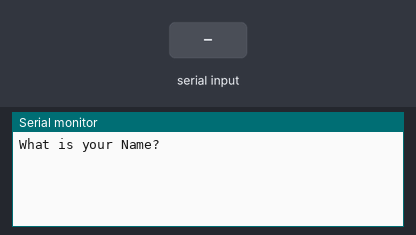
A sketch run on a simulated Arduino Uno, built with avr-gcc and run on an emulated ATmega328P. Parts: the last lines printed to the serial monitor. The test bench sets the inputs (shaded band).

Above: at 1.2 s.
1.3 s: "1" received over Serial
At 3.1 s:
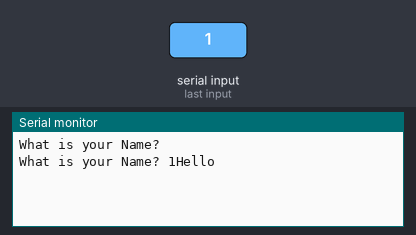
3.8 s: "0" received over Serial
At 5.2 s:
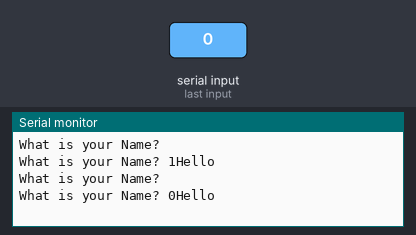
5.3 s: "2" received over Serial
6.8 s: "1" received over Serial
At 7.6 s:
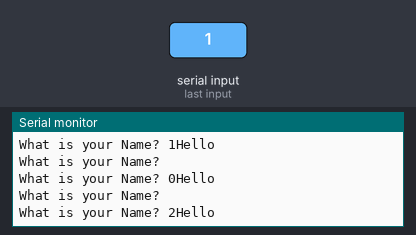
Timing chart, 0 to 9.8 s (numbered marks = the images above; inputs shaded):
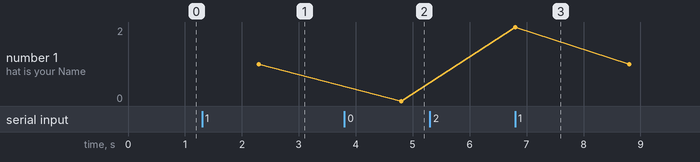

The sketch:

SerialMonitorReadString.ino
```cpp
// Program to demonstrate String user input using Serial Monitor.

//Initialising variables
String myName;
String msg = "What is your Name? ";
String msg2 = "Hello ";
String msg3 = "Welcome to Arduino!";

int wait = 1000;

void setup() {
  // put your setup code here, to run once:

  //Setting up serial monitor
Serial.begin(57600);
}

void loop() {
  // put your main code here, to run repeatedly:

  //Using standard user input procedure.
Serial.println(msg);
while(Serial.available()==0){

}
myName = Serial.readString(); //Parsing string from user input.

  //Displaying messages as follows.
Serial.print(msg);
Serial.print(myName);
Serial.println(msg2);

delay(wait);
}
```

Measured:
- after the input at 1.3 s, the serial monitor: prints a new line after 1.0 s (image 1)
- after the input at 3.8 s, the serial monitor: prints a new line after 1.0 s (image 2)
- plotted number 1: 1 → 0 after the input at 3.8 s, 0 → 2 after the input at 5.3 s, 2 → 1 after the input at 6.8 s
